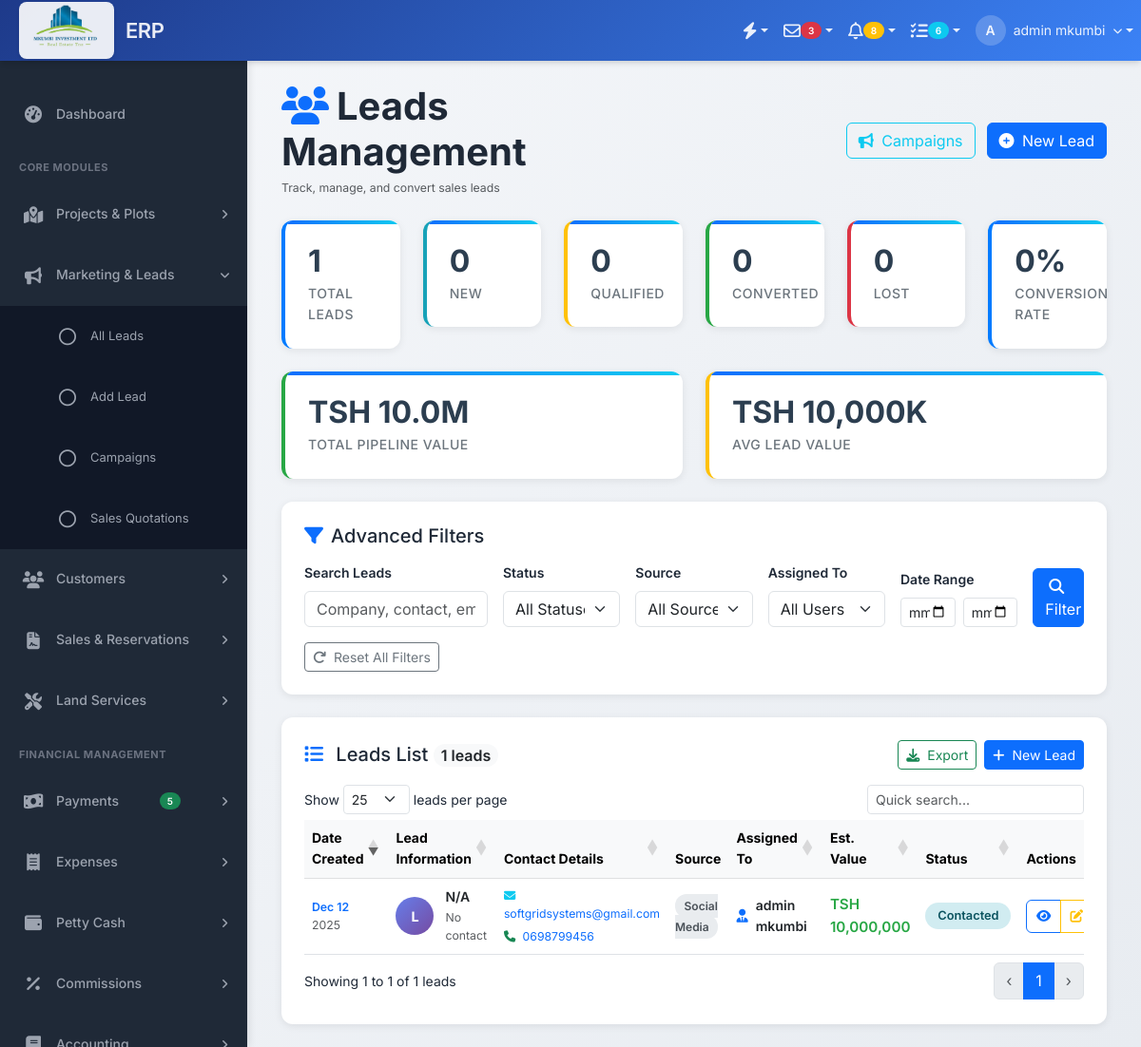
/modules/marketing/leads.php (signed in), run on the app's committed database.
### tables this page shows
CREATE TABLE `leads` (
  `lead_id` int(11) NOT NULL,
  `company_id` int(11) NOT NULL,
  `lead_number` varchar(50) NOT NULL DEFAULT '',
  `company_name` varchar(200) NOT NULL DEFAULT '',
  `industry` varchar(100) DEFAULT NULL,
  `company_size` varchar(50) DEFAULT NULL,
  `website` varchar(150) DEFAULT NULL,
  `contact_person` varchar(200) NOT NULL DEFAULT '',
  `job_title` varchar(150) DEFAULT NULL,
  `lead_source` enum('website','referral','walk_in','phone','email','social_media','advertisement','other') NOT NULL,
  `lead_status` enum('new','contacted','qualified','proposal','negotiation','won','lost') DEFAULT 'new',
  `full_name` varchar(200) NOT NULL,
  `email` varchar(150) DEFAULT NULL,
  `phone` varchar(50) NOT NULL,
  `address` text DEFAULT NULL,
  `city` varchar(100) DEFAULT NULL,
  `country` varchar(100) DEFAULT 'Tanzania',
  `source` enum('website','referral','social_media','email_campaign','cold_call','event','advertisement','partner','other') NOT NULL DEFAULT 'website',
  `campaign_id` int(11) DEFAULT NULL,
  `status` enum('new','contacted','qualified','proposal','negotiation','converted','lost') DEFAULT 'new',
  `alternative_phone` varchar(50) DEFAULT NULL,
  `interested_in` enum('plot_purchase','land_services','consultation','construction','other') DEFAULT NULL,
  `budget_range` varchar(100) DEFAULT NULL,
  `preferred_location` varchar(200) DEFAULT NULL,
  `preferred_plot_size` varchar(100) DEFAULT NULL,
  `assigned_to` int(11) DEFAULT NULL COMMENT 'Sales person',
  `estimated_value` decimal(15,2) DEFAULT NULL,
  `expected_close_date` date DEFAULT NULL,
  `lead_score` int(11) DEFAULT 5,
  `requirements` text DEFAULT NULL,
  `notes` text DEFAULT NULL,
  `last_contact_date` date DEFAULT NULL,
  `next_follow_up_date` date DEFAULT NULL,
  `follow_up_notes` text DEFAULT NULL,
  `converted_to_customer_id` int(11) DEFAULT NULL,
  `conversion_date` date DEFAULT NULL,
  `lost_reason` text DEFAULT NULL,
  `created_at` timestamp NOT NULL DEFAULT current_timestamp(),
  `updated_at` timestamp NOT NULL DEFAULT current_timestamp() ON UPDATE current_timestamp(),
  `created_by` int(11) DEFAULT NULL,
  `is_active` tinyint(1) DEFAULT 1
);

CREATE TABLE `users` (
  `user_id` int(11) NOT NULL,
  `company_id` int(11) NOT NULL COMMENT 'Multi-tenant link',
  `username` varchar(50) NOT NULL,
  `email` varchar(150) NOT NULL,
  `password_hash` varchar(255) NOT NULL,
  `first_name` varchar(100) NOT NULL,
  `middle_name` varchar(100) DEFAULT NULL,
  `last_name` varchar(100) NOT NULL,
  `full_name` varchar(300) GENERATED ALWAYS AS (concat(`first_name`,' ',ifnull(concat(`middle_name`,' '),''),`last_name`)) STORED,
  `phone1` varchar(50) DEFAULT NULL,
  `phone2` varchar(50) DEFAULT NULL,
  `region` varchar(100) DEFAULT NULL,
  `district` varchar(100) DEFAULT NULL,
  `ward` varchar(100) DEFAULT NULL,
  `village` varchar(100) DEFAULT NULL,
  `street_address` text DEFAULT NULL,
  `profile_picture` varchar(255) DEFAULT NULL,
  `gender` enum('male','female','other') DEFAULT NULL,
  `date_of_birth` date DEFAULT NULL,
  `national_id` varchar(50) DEFAULT NULL,
  `guardian1_name` varchar(200) DEFAULT NULL,
  `guardian1_relationship` varchar(100) DEFAULT NULL,
  `guardian2_name` varchar(200) DEFAULT NULL,
  `guardian2_relationship` varchar(100) DEFAULT NULL,
  `can_get_commission` tinyint(1) DEFAULT 0,
  `is_active` tinyint(1) DEFAULT 1,
  `is_email_verified` tinyint(1) DEFAULT 0,
  `is_admin` tinyint(1) NOT NULL DEFAULT 0,
  `is_super_admin` tinyint(1) NOT NULL DEFAULT 0,
  `last_login_at` timestamp NULL DEFAULT NULL,
  `last_login_ip` varchar(45) DEFAULT NULL,
  `password_reset_token` varchar(100) DEFAULT NULL,
  `password_reset_expires` timestamp NULL DEFAULT NULL,
  `created_at` timestamp NOT NULL DEFAULT current_timestamp(),
  `updated_at` timestamp NOT NULL DEFAULT current_timestamp() ON UPDATE current_timestamp(),
  `created_by` int(11) DEFAULT NULL
);

### modules/marketing/leads.php (the view, shortened to what the rows shown need)
<?php
$db = Database::getInstance();
$db->setCompanyId($_SESSION['company_id']);
$conn = $db->getConnection();
$company_id = $_SESSION['company_id'];
$where_conditions = ["l.company_id = ? AND l.is_active = 1"];
$params = [$company_id];
$where_clause = implode(' AND ', $where_conditions);
try {
    $leads_query = "
        SELECT
            l.*,
            u.full_name as assigned_to_name
        FROM leads l
        LEFT JOIN users u ON l.assigned_to = u.user_id
        WHERE $where_clause
        ORDER BY l.created_at DESC
    ";
    $stmt = $conn->prepare($leads_query);
    $stmt->execute($params);
    $leads = $stmt->fetchAll(PDO::FETCH_ASSOC);
} catch (PDOException $e) {
    error_log("Error fetching leads: " . $e->getMessage());
    $leads = [];
}
require_once '../../includes/header.php';
?>
<div class="content-header mb-4">
    <div class="container-fluid">
        <div class="row align-items-center">
            <div class="col-sm-6">
                <h1 class="m-0 fw-bold">
                    <i class="fas fa-users text-primary me-2"></i>Leads Management
                </h1>
            </div>
        </div>
    </div>
</div>
<section class="content">
    <div class="container-fluid">
        <div class="table-card">
            <div class="table-responsive">
                <table class="table table-hover align-middle" id="leadsTable">
                    <thead class="table-light">
                        <tr>
                            <th style="width: 120px;">Date Created</th>
                            <th style="width: 250px;">Lead Information</th>
                            <th style="width: 200px;">Contact Details</th>
                            <th style="width: 120px;">Source</th>
                            <th style="width: 150px;">Assigned To</th>
                            <th style="width: 120px;">Est. Value</th>
                            <th style="width: 120px;">Status</th>
                            <th style="width: 150px;">Actions</th>
                        </tr>
                    </thead>
                    <tbody>
                        <?php if (empty($leads)): ?>
                        <tr>
                            <td colspan="8" class="empty-state">
                                <i class="fas fa-users-slash"></i>
                                <h5 class="mt-3">No leads found</h5>
                                <p class="mb-4">Get started by creating your first lead or adjust your filters.</p>
                                <div class="d-flex flex-wrap justify-content-center gap-3">
                                    <a href="create-lead.php" class="btn btn-primary">
                                        <i class="fas fa-plus me-2"></i>Create First Lead
                                    </a>
                                    <a href="leads.php" class="btn btn-outline-secondary">
                                        <i class="fas fa-redo me-2"></i>Clear Filters
                                    </a>
                                </div>
                            </td>
                        </tr>
                        <?php else: ?>
                        <?php foreach ($leads as $lead): ?>
                        <tr>
                            <td>
                                <div class="small">
                                    <div class="fw-semibold text-primary">
                                        <?php echo date('M d', strtotime($lead['created_at'])); ?>
                                    </div>
                                    <div class="text-muted">
                                        <?php echo date('Y', strtotime($lead['created_at'])); ?>
                                    </div>
                                </div>
                            </td>
                            <td>
                                <div class="lead-info">
                                    <div class="lead-avatar">
                                        <?php
                                        $initials = strtoupper(
                                            substr($lead['company_name'] ?? '', 0, 1) .
                                            substr($lead['contact_person'] ?? '', 0, 1)
                                        );
                                        echo $initials ?: 'L';
                                        ?>
                                    </div>
                                    <div class="flex-grow-1 min-w-0">
                                        <div class="fw-semibold" style="max-width: 200px;" title="<?php echo htmlspecialchars($lead['company_name']); ?>">
                                            <?php echo htmlspecialchars($lead['company_name'] ?: 'N/A'); ?>
                                        </div>
                                        <div class="text-muted small" style="max-width: 200px;" title="<?php echo htmlspecialchars($lead['contact_person']); ?>">
                                            <?php echo htmlspecialchars($lead['contact_person'] ?: 'No contact'); ?>
                                        </div>
                                    </div>
                                </div>
                            </td>
                            <td>
                                <div class="small">
                                    <?php if (!empty($lead['email'])): ?>
                                    <div class="mb-1">
                                        <i class="fas fa-envelope text-info me-1"></i>
                                        <a href="mailto:<?php echo htmlspecialchars($lead['email']); ?>"
                                           class="text-decoration-none"
                                           title="Email">
                                            <?php echo htmlspecialchars(substr($lead['email'], 0, 25)) . (strlen($lead['email']) > 25 ? '...' : ''); ?>
                                        </a>
                                    </div>
                                    <?php endif; ?>
                                    <?php if (!empty($lead['phone'])): ?>
                                    <div>
                                        <i class="fas fa-phone text-success me-1"></i>
                                        <a href="tel:<?php echo htmlspecialchars($lead['phone']); ?>"
                                           class="text-decoration-none"
                                           title="Call">
                                            <?php echo htmlspecialchars($lead['phone']); ?>
                                        </a>
                                    </div>
                                    <?php endif; ?>
                                </div>
                            </td>
                            <td>
                                <span class="source-badge">
                                    <?php echo htmlspecialchars(ucwords(str_replace('_', ' ', $lead['source'] ?? 'Unknown'))); ?>
                                </span>
                            </td>
                            <td>
                                <?php if (!empty($lead['assigned_to_name'])): ?>
                                <div class="d-flex align-items-center">
                                    <i class="fas fa-user-tie text-primary me-2"></i>
                                    <span class="fw-semibold"><?php echo htmlspecialchars($lead['assigned_to_name']); ?></span>
                                </div>
                                <?php else: ?>
                                <span class="badge bg-secondary">Unassigned</span>
                                <?php endif; ?>
                            </td>
                            <td>
                                <?php if (!empty($lead['estimated_value']) && $lead['estimated_value'] > 0): ?>
                                <span class="value-highlight fw-semibold">
                                    TSH <?php echo number_format((float)$lead['estimated_value'], 0); ?>
                                </span>
                                <?php else: ?>
                                <span class="text-muted">-</span>
                                <?php endif; ?>
                            </td>
                            <td>
                                <span class="status-badge <?php echo htmlspecialchars($lead['status'] ?? 'new'); ?>">
                                    <?php echo ucfirst(htmlspecialchars($lead['status'] ?? 'new')); ?>
                                </span>
                            </td>
                            <td>
                                <div class="btn-group btn-group-sm" role="group">
                                    <a href="view-lead.php?id=<?php echo (int)$lead['lead_id']; ?>"
                                       class="btn btn-outline-primary action-btn"
                                       title="View Details">
                                        <i class="fas fa-eye"></i>
                                    </a>
                                    <a href="edit-lead.php?id=<?php echo (int)$lead['lead_id']; ?>"
                                       class="btn btn-outline-warning action-btn"
                                       title="Edit Lead">
                                        <i class="fas fa-edit"></i>
                                    </a>
                                </div>
                            </td>
                        </tr>
                        <?php endforeach; ?>
                        <?php endif; ?>
                    </tbody>
                </table>
            </div>
        </div>
    </div>
</section>
<link rel="stylesheet" href="https://cdn.datatables.net/1.13.7/css/dataTables.bootstrap5.min.css">
<?php require_once '../../includes/footer.php'; ?>

### data on the page
leads: created_at "Dec 12", created_at "2025", company_name+contact_person "L", company_name "N/A", contact_person "No contact", email "softgridsystems@gmail.com", phone "0698799456", source "Social Media", users.full_name "admin mkumbi", estimated_value "10,000,000", status "Contacted"

### other printed values
substr($_SESSION['full_name'] ?? 'U', 0, 1) "A"
$_SESSION['full_name'] "admin mkumbi"
$stats['total_leads'] "1"
$stats['new_leads'] "0"
$stats['qualified_leads'] "0"
$stats['converted_leads'] "0"
$stats['lost_leads'] "0"
$conversion_rate "0"
count($leads) "1"
